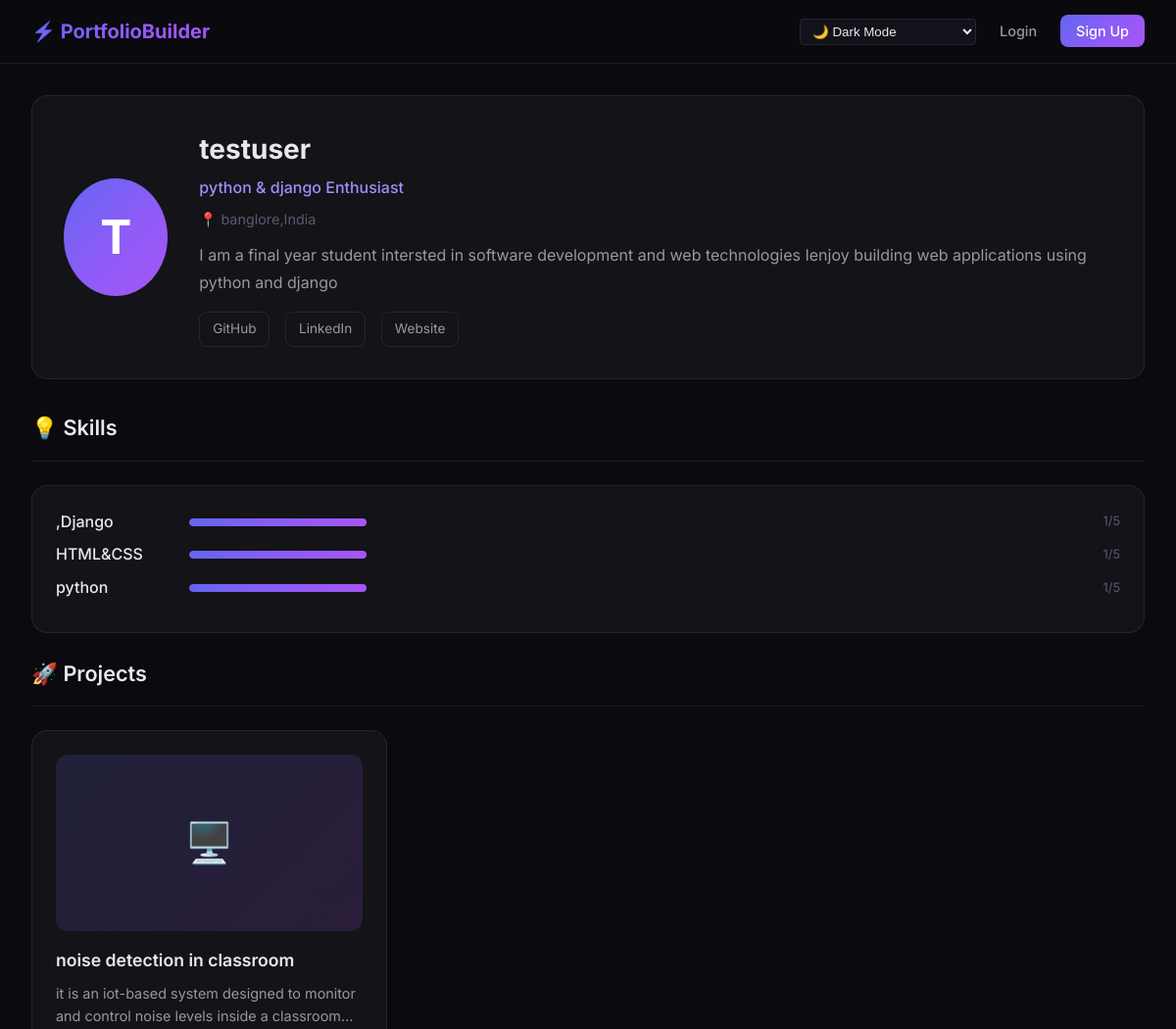
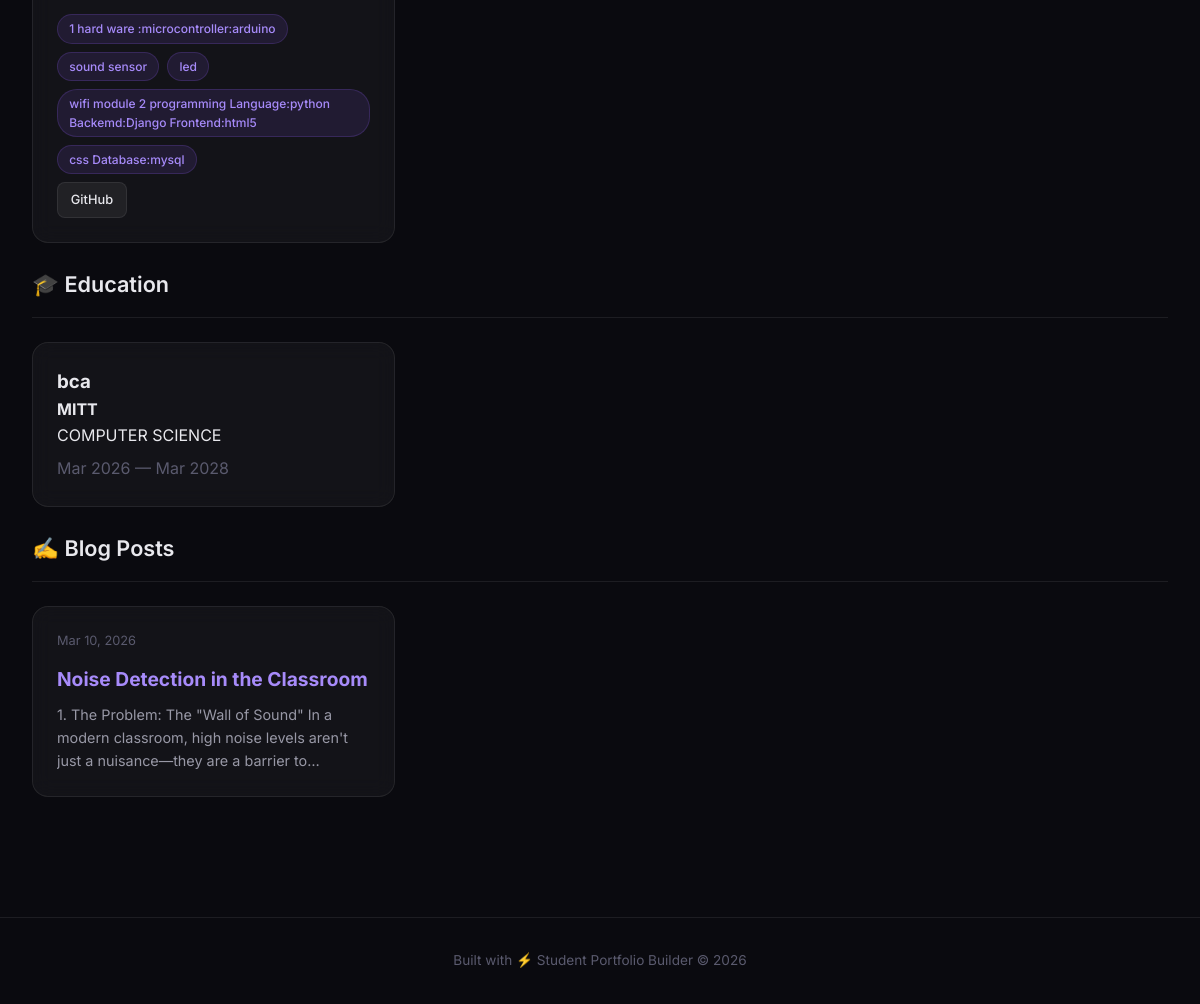
The page /portfolio/testuser/ on the database its author committed (2 pictures, top to bottom).
### accounts/models.py (models this page shows, shortened)
class CustomUser(AbstractUser):
    is_email_verified = models.BooleanField(default=False)

### portfolio/models.py (models this page shows, shortened)
class Profile(models.Model):
    user = models.OneToOneField(CustomUser, on_delete=models.CASCADE, related_name='profile')
    bio = models.TextField(blank=True)
    headline = models.CharField(max_length=200, blank=True)
    location = models.CharField(max_length=100, blank=True)
    avatar = models.ImageField(upload_to='avatars/', blank=True, null=True)
    website = models.URLField(blank=True)
    github = models.URLField(blank=True)
    linkedin = models.URLField(blank=True)
    slug = models.SlugField(max_length=100, unique=True, blank=True)
    portfolio_visibility = models.CharField(
        max_length=10,
        choices=[('public', 'Public'), ('private', 'Private')],
        default='public'
    )
    THEME_CHOICES = [
        ('light', 'Light Theme'),
        ('dark', 'Dark Theme'),
        ('developer', 'Developer Theme'),
    ]
    theme = models.CharField(
        max_length=20,
        choices=THEME_CHOICES,
        default='light'
    )

class Skill(models.Model):
    user = models.ForeignKey(CustomUser, on_delete=models.CASCADE, related_name='skills')
    name = models.CharField(max_length=100)
    proficiency = models.IntegerField(
        choices=[(i, str(i)) for i in range(1, 6)],
        default=3,
        help_text="1=Beginner, 5=Expert"
    )
    class Meta:
        ordering = ['-proficiency', 'name']

class Project(models.Model):
    owner = models.ForeignKey(CustomUser, on_delete=models.CASCADE, related_name='projects')
    title = models.CharField(max_length=200)
    description = models.TextField()
    image = models.ImageField(upload_to='projects/', blank=True, null=True)
    tech_stack = models.CharField(max_length=300, blank=True, help_text="Comma-separated technologies")
    github_link = models.URLField(blank=True)
    live_demo = models.URLField(blank=True)
    is_public = models.BooleanField(default=True)
    created_at = models.DateTimeField(auto_now_add=True)
    class Meta:
        ordering = ['-created_at']
    def tech_list(self):
        if self.tech_stack:
            return [t.strip() for t in self.tech_stack.split(',') if t.strip()]
        return []

class Education(models.Model):
    user = models.ForeignKey(CustomUser, on_delete=models.CASCADE, related_name='education')
    institution = models.CharField(max_length=200)
    degree = models.CharField(max_length=200)
    field_of_study = models.CharField(max_length=200, blank=True)
    start_date = models.DateField()
    end_date = models.DateField(blank=True, null=True)
    class Meta:
        ordering = ['-start_date']
        verbose_name_plural = 'Education'

### blog/models.py (models this page shows, shortened)
class BlogPost(models.Model):
    STATUS_CHOICES = [
        ('draft', 'Draft'),
        ('published', 'Published'),
    ]
    author = models.ForeignKey(CustomUser, on_delete=models.CASCADE, related_name='blog_posts')
    title = models.CharField(max_length=200)
    slug = models.SlugField(max_length=200, unique=True, blank=True)
    hero_image = models.ImageField(upload_to='blog/hero/', blank=True, null=True)
    content = HTMLField()
    status = models.CharField(max_length=10, choices=STATUS_CHOICES, default='draft')
    likes = models.ManyToManyField(CustomUser, related_name='liked_posts', blank=True)
    created_at = models.DateTimeField(auto_now_add=True)
    updated_at = models.DateTimeField(auto_now=True)
    class Meta:
        ordering = ['-created_at']

### portfolio/views.py (the view)
# urls.py: path('portfolio/<slug:slug>/', views.public_portfolio, name='public_portfolio'),
def public_portfolio(request, slug):
    profile = get_object_or_404(Profile, slug=slug)
    if profile.portfolio_visibility == 'private':
        if not request.user.is_authenticated or request.user != profile.user:
            raise Http404("This portfolio is private.")
    projects = Project.objects.filter(owner=profile.user, is_public=True)
    skills = Skill.objects.filter(user=profile.user)
    education = Education.objects.filter(user=profile.user)
    experiences = Experience.objects.filter(user=profile.user)
    achievements = Achievement.objects.filter(user=profile.user)
    blog_posts = profile.user.blog_posts.filter(status='published')
    client_ip = request.META.get('REMOTE_ADDR')
    PortfolioView.objects.create(profile=profile, ip_address=client_ip)
    contact_form = ContactForm()
    context = {
        'profile': profile,
        'portfolio_user': profile.user,
        'projects': projects,
        'skills': skills,
        'education': education,
        'experiences': experiences,
        'achievements': achievements,
        'blog_posts': blog_posts,
        'contact_form': contact_form,
    }
    return render(request, 'portfolio/public_portfolio.html', context)

### portfolio/forms.py
class ContactForm(forms.ModelForm):
    class Meta:
        model = ContactMessage
        fields = ['sender_name', 'sender_email', 'message']
        widgets = {
            'message': forms.Textarea(attrs={'rows': 4}),
        }
    def __init__(self, *args, **kwargs):
        super().__init__(*args, **kwargs)
        for field_name, field in self.fields.items():
            field.widget.attrs['class'] = 'form-input'
            field.widget.attrs['placeholder'] = field.label

### portfolio/templates/portfolio/public_portfolio.html (shortened to what this page needs)
{% extends 'base.html' %}
{% block content %}
<div class="fade-in">
    <div class="profile-header">
        {% if profile.avatar %}
            <img src="{{ profile.avatar.url }}" alt="{{ portfolio_user.username }}" class="avatar avatar-lg">
        {% else %}
            <div class="avatar-placeholder avatar-lg">{{ portfolio_user.username|first|upper }}</div>
        {% endif %}
        <div class="profile-info">
            <h1>{{ portfolio_user.get_full_name|default:portfolio_user.username }}</h1>
            {% if profile.headline %}<p class="headline">{{ profile.headline }}</p>{% endif %}
            {% if profile.location %}<p class="location">📍 {{ profile.location }}</p>{% endif %}
            {% if profile.bio %}<p class="bio">{{ profile.bio }}</p>{% endif %}
            <div class="profile-links">
                {% if profile.github %}<a href="{{ profile.github }}" target="_blank">GitHub</a>{% endif %}
                {% if profile.linkedin %}<a href="{{ profile.linkedin }}" target="_blank">LinkedIn</a>{% endif %}
                {% if profile.website %}<a href="{{ profile.website }}" target="_blank">Website</a>{% endif %}
            </div>
        </div>
    </div>
    {% if skills %}
    <div class="mb-3">
        <div class="section-header">
            <h2>💡 Skills</h2>
        </div>
        <div class="card" style="padding: 1.5rem;">
            {% for skill in skills %}
            <div class="skill-bar mb-1">
                <span class="skill-name">{{ skill.name }}</span>
                <div class="skill-progress">
                    <div class="skill-progress-fill w-{{ skill.proficiency }}"></div>
                </div>
                <span class="skill-level">{{ skill.proficiency }}/5</span>
            </div>
            {% endfor %}
        </div>
    </div>
    {% endif %}
    {% if projects %}
    <div class="mb-3">
        <div class="section-header">
            <h2>🚀 Projects</h2>
        </div>
        <div class="grid-2">
            {% for project in projects %}
            <div class="card project-card">
                {% if project.image %}
                    <img src="{{ project.image.url }}" alt="{{ project.title }}" class="project-image">
                {% else %}
                    <div class="project-placeholder">🖥️</div>
                {% endif %}
                <h3>{{ project.title }}</h3>
                <p>{{ project.description|truncatewords:30 }}</p>
                <div class="card-footer">
                    {% for tech in project.tech_list %}
                        <span class="tag">{{ tech }}</span>
                    {% endfor %}
                </div>
                <div class="card-footer mt-1">
                    {% if project.github_link %}<a href="{{ project.github_link }}" target="_blank" class="btn btn-secondary btn-sm">GitHub</a>{% endif %}
                </div>
            </div>
            {% endfor %}
        </div>
    </div>
    {% endif %}
    {% if education %}
    <div class="mb-3">
        <div class="section-header">
            <h2>🎓 Education</h2>
        </div>
        <div class="grid-2">
            {% for edu in education %}
            <div class="card">
                <h3>{{ edu.degree }}</h3>
                <p><strong>{{ edu.institution }}</strong></p>
                {% if edu.field_of_study %}<p>{{ edu.field_of_study }}</p>{% endif %}
                <p class="text-muted mt-1">{{ edu.start_date|date:"M Y" }} — {% if edu.end_date %}{{ edu.end_date|date:"M Y" }}{% else %}Present{% endif %}</p>
            </div>
            {% endfor %}
        </div>
    </div>
    {% endif %}
    {% if blog_posts %}
    <div class="mb-3">
        <div class="section-header">
            <h2>✍️ Blog Posts</h2>
        </div>
        <div class="grid-2">
            {% for post in blog_posts %}
            <a href="{% url 'blog_detail' slug=post.slug %}" class="card blog-card" style="text-decoration: none;">
                <div class="meta">
                    <span>{{ post.created_at|date:"M d, Y" }}</span>
                </div>
                <h3>{{ post.title }}</h3>
                <p class="excerpt">{{ post.content|truncatewords:30 }}</p>
            </a>
            {% endfor %}
        </div>
    </div>
    {% endif %}
</div>
{% endblock %}

### portfolio/templates/portfolio/public_portfolio.html (style rules this page uses)
.w-1 { width: 20%; }

### rows shown on the page
CustomUser: username|first "T", get_full_name "testuser"
Profile: headline "python & django Enthusiast", location "banglore,India", bio "I am a final year student intersted in software development and web technologies Ienjoy building web applications using python and django"
Skill: name ",Django", proficiency "1"
Skill: name "HTML&CSS", proficiency "1"
Skill: name "python", proficiency "1"
Project: title "noise detection in classroom", description "it is an iot-based system designed to monitor and control noise levels inside a…", tech_list "1 hard ware :microcontroller:arduino" "sound sensor" "led" "wifi module 2 programming Language:python Backemd:Django Frontend:html5" "css Database:mysql"
Education: degree "bca", institution "MITT", field_of_study "COMPUTER SCIENCE", start_date "Mar 2026", end_date "Mar 2028"
BlogPost: created_at "Mar 10, 2026", title "Noise Detection in the Classroom", content "1. The Problem: The \"Wall of Sound\" In a modern classroom, high noise levels aren't just a nuisance—they are a barrier…"
